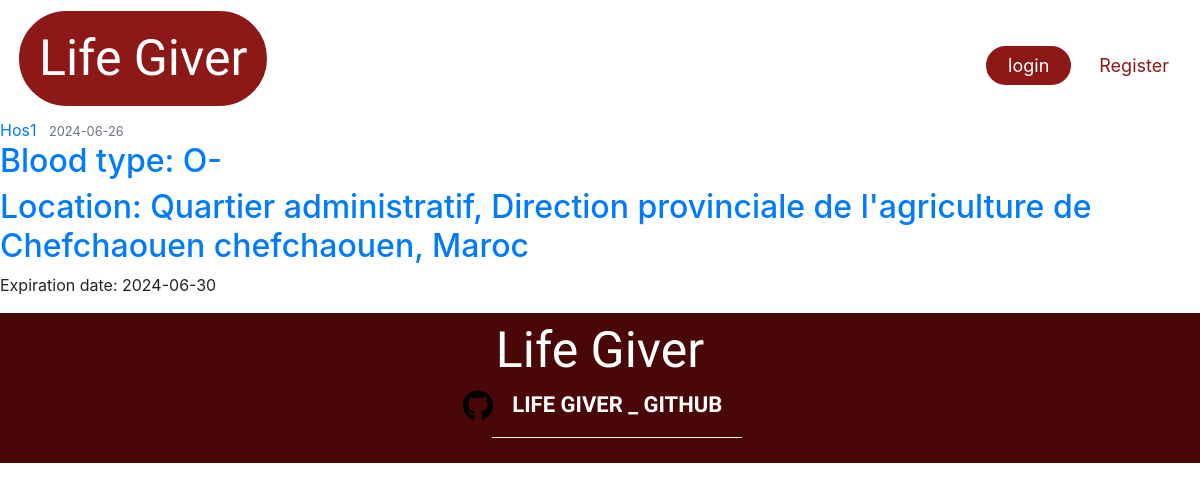
Screenshot of /don_request/1 with the database file from the repository.
### Lifegiver_test/lifegiver/models.py (models this page shows, shortened)
class Hospital(db.Model, UserMixin):
    __tablename__ = 'hospital'
    id = db.Column(db.Integer, primary_key=True)
    name = db.Column(db.String(225), nullable=False)
    image_file = db.Column(db.String(20), nullable=False, default='default1.png')
    street = db.Column(db.String(500), nullable=True)
    city = db.Column(db.String(100), nullable=True)
    province = db.Column(db.String(100), nullable=True)
    zip_code = db.Column(db.String(45), nullable=True)
    country = db.Column(db.String(100), nullable=True)
    phone_number = db.Column(db.String(45), nullable=False)
    email = db.Column(db.String(125), unique=True, nullable=False)
    password = db.Column(db.String(60), nullable=False)
    barcode = db.Column(db.String(100), unique=True, nullable=False)
    lat = db.Column(db.Float, nullable=True)
    lng = db.Column(db.Float, nullable=True)
    hospital_donations = db.relationship('UserDonation', backref='hospital_donation', lazy=True)
    hospital_requests = db.relationship('DonationRequest', backref='hospital_request', lazy=True)
    urgent_requests = db.relationship('UrgentRequest', backref='hospital_urgent_request', lazy=True)

class DonationRequest(db.Model):
    id = db.Column(db.Integer, primary_key=True)
    hospital_id = db.Column(db.Integer, db.ForeignKey('hospital.id'), nullable=False)
    blood_type = db.Column(db.Enum('O-', 'O+', 'A-', 'A+', 'B-', 'B+', 'AB-', 'AB+'), nullable=False)
    request_date = db.Column(db.DateTime, nullable=False, default=datetime.now)
    status = db.Column(db.Enum('pending', 'fulfilled', 'failed'), nullable=False)
    expiration_date = db.Column(db.DateTime, nullable=False, default=lambda: datetime.now() + timedelta(days=90))
    request_donations = db.relationship('UserDonation', backref='donation_request', lazy=True)

### Lifegiver_test/lifegiver/route.py (the view)
@app.route('/don_request/<int:don_request_id>', methods=['POST', 'GET'], strict_slashes=False)
def don_request(don_request_id):
    don_request = DonationRequest.query.get_or_404(don_request_id)
    return render_template('request_by_id.html', title='A Request By ID page', request=don_request)

### Lifegiver_test/lifegiver/templates/request_by_id.html (shortened to what this page needs)
{% extends "layout.html" %}
{% block content %}
        <article class="media content-section">
          <div class="media-body">
            <div class="article-metadata">
              <a class="mr-2" href="{{ url_for('hospital_requests', name=request.hospital_request.name) }}">{{ request.hospital_request.name }}</a>
              <small class="text-muted">{{ request.request_date.strftime('%Y-%m-%d') }}</small>
            </div>
            <h2><a class="article-title" href="#">{{ 'Blood type: ' ~ request.blood_type }}</a></h2>
            <h2><a class="article-title" href="#">{{ 'Location: ' ~ request.hospital_request.street ~ ' ' ~ request.hospital_request.city ~ ', ' ~ request.hospital_request.country }}</a></h2>
            <p class="article-content">{{ 'Expiration date: ' ~ request.expiration_date.strftime('%Y-%m-%d') }}</p>
          </div>
        </article>
{% endblock content %}

### Lifegiver_test/lifegiver/static/css/loading.css (style rules this page uses)
:root { --border-width: 7px; }
* { margin: 0; padding: 0; }

### rows the page displays
Hospital: hospital_request.name "Hos1", street+city+country "Location: Quartier administratif, Direction provinciale de l'agriculture de Chefchaouen chefchaouen, Maroc"
DonationRequest: request_date "2024-06-26", blood_type "Blood type: O-", expiration_date "Expiration date: 2024-06-30"
